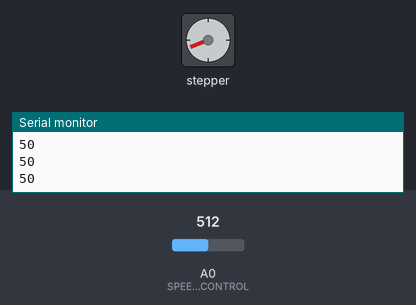
The sketch below on a simulated ATtiny85, built with avr-gcc and run on an emulated ATtiny85. On the bench: stepper motor, the last lines printed to the serial monitor. The test bench sets the inputs (shaded band); at power-on: A0 (SPEED_CONTROL) = 512. Stepper angles assume 200 steps per turn.

Above: at 1.2 s.
1.3 s: A0 (SPEED_CONTROL) set to 716
At 1.68 s:
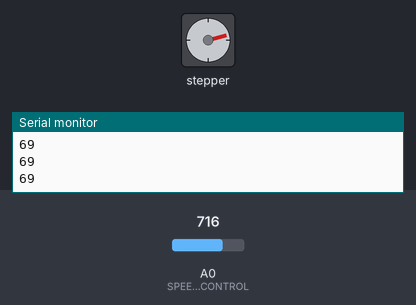
4.3 s: A0 (SPEED_CONTROL) set to 900
At 4.71 s:
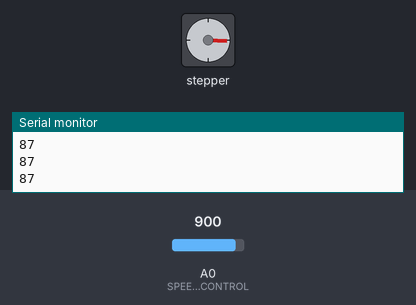
7.3 s: A0 (SPEED_CONTROL) set to 1023
At 7.74 s:
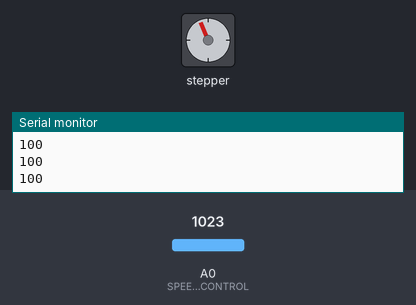
10.3 s: A0 (SPEED_CONTROL) set to 511
Timing chart, 0 to 14.3 s (numbered marks = the images above; inputs shaded):
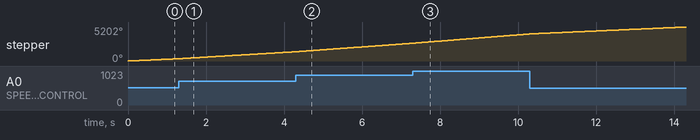

The sketch:

bigStepperMotor.ino
```cpp
#include <Stepper.h>

const int STEPS_PER_REV = 200;  // 1.8' 모터가 360도가 되기 위해 필요한 스텝 수
const int SPEED_CONTROL = A0;

// 생성자
// 360'를 회전하기 위해 필요한 스텝 수, A핀 번호, B핀 번호, /A핀 번호, /B핀 번호
Stepper stepper_NEMA17(STEPS_PER_REV, 8, 9, 10, 11);

void setup() {
  Serial.begin(9600);
}

void loop() {
  int sensorReading = analogRead(SPEED_CONTROL);

  int motorSpeed = map(sensorReading, 0, 1023, 0, 100);
  Serial.println(motorSpeed);
  if(motorSpeed > 0) {
    stepper_NEMA17.setSpeed(motorSpeed);  // rpm : 1분 당 회전 수 설정
    stepper_NEMA17.step(STEPS_PER_REV / 100); // 출력할 스탭 수, -면 반대 방향으로 회전
  }
}
```
